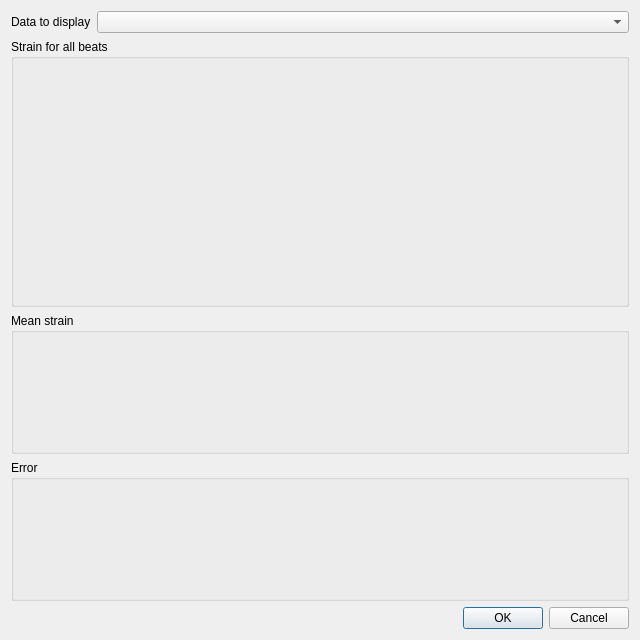
<?xml version="1.0" encoding="UTF-8"?>
<ui version="4.0">
 <class>DialogBeatToBeat</class>
 <widget class="QDialog" name="DialogBeatToBeat">
  <property name="geometry">
   <rect>
    <x>0</x>
    <y>0</y>
    <width>640</width>
    <height>640</height>
   </rect>
  </property>
  <property name="windowTitle">
   <string>Beat to beat variance</string>
  </property>
  <layout class="QVBoxLayout" name="verticalLayout">
   <item>
    <layout class="QHBoxLayout" name="horizontalLayout">
     <item>
      <widget class="QLabel" name="Data">
       <property name="text">
        <string>Data to display</string>
       </property>
      </widget>
     </item>
     <item>
      <widget class="QComboBox" name="comboBox">
       <property name="sizePolicy">
        <sizepolicy hsizetype="Expanding" vsizetype="Fixed">
         <horstretch>0</horstretch>
         <verstretch>0</verstretch>
        </sizepolicy>
       </property>
      </widget>
     </item>
    </layout>
   </item>
   <item>
    <widget class="QGroupBox" name="groupBox">
     <property name="title">
      <string>Strain for all beats</string>
     </property>
     <layout class="QVBoxLayout" name="verticalLayout_2">
      <item>
       <widget class="WidgetPlot" name="plotBeats" native="true">
        <property name="sizePolicy">
         <sizepolicy hsizetype="Preferred" vsizetype="Expanding">
          <horstretch>0</horstretch>
          <verstretch>0</verstretch>
         </sizepolicy>
        </property>
        <property name="minimumSize">
         <size>
          <width>0</width>
          <height>100</height>
         </size>
        </property>
       </widget>
      </item>
     </layout>
    </widget>
   </item>
   <item>
    <widget class="QGroupBox" name="groupBox_2">
     <property name="title">
      <string>Mean strain</string>
     </property>
     <layout class="QVBoxLayout" name="verticalLayout_3">
      <item>
       <widget class="WidgetPlot" name="plotMean" native="true">
        <property name="sizePolicy">
         <sizepolicy hsizetype="Preferred" vsizetype="Preferred">
          <horstretch>0</horstretch>
          <verstretch>0</verstretch>
         </sizepolicy>
        </property>
        <property name="minimumSize">
         <size>
          <width>0</width>
          <height>100</height>
         </size>
        </property>
        <property name="maximumSize">
         <size>
          <width>16777215</width>
          <height>16777215</height>
         </size>
        </property>
       </widget>
      </item>
     </layout>
    </widget>
   </item>
   <item>
    <widget class="QGroupBox" name="groupBox_3">
     <property name="title">
      <string>Error</string>
     </property>
     <layout class="QVBoxLayout" name="verticalLayout_4">
      <item>
       <widget class="WidgetPlot" name="plotDiff" native="true">
        <property name="sizePolicy">
         <sizepolicy hsizetype="Preferred" vsizetype="Preferred">
          <horstretch>0</horstretch>
          <verstretch>0</verstretch>
         </sizepolicy>
        </property>
        <property name="minimumSize">
         <size>
          <width>0</width>
          <height>100</height>
         </size>
        </property>
        <property name="maximumSize">
         <size>
          <width>16777215</width>
          <height>250</height>
         </size>
        </property>
       </widget>
      </item>
     </layout>
    </widget>
   </item>
   <item>
    <widget class="QDialogButtonBox" name="buttonBox">
     <property name="orientation">
      <enum>Qt::Horizontal</enum>
     </property>
     <property name="standardButtons">
      <set>QDialogButtonBox::Cancel|QDialogButtonBox::Ok</set>
     </property>
    </widget>
   </item>
  </layout>
 </widget>
 <customwidgets>
  <customwidget>
   <class>WidgetPlot</class>
   <extends>QWidget</extends>
   <header>ui/widgetplot.h</header>
   <container>1</container>
   <slots>
    <slot>setIndex(int)</slot>
   </slots>
  </customwidget>
 </customwidgets>
 <resources/>
 <connections>
  <connection>
   <sender>buttonBox</sender>
   <signal>accepted()</signal>
   <receiver>DialogBeatToBeat</receiver>
   <slot>accept()</slot>
   <hints>
    <hint type="sourcelabel">
     <x>248</x>
     <y>254</y>
    </hint>
    <hint type="destinationlabel">
     <x>157</x>
     <y>274</y>
    </hint>
   </hints>
  </connection>
  <connection>
   <sender>buttonBox</sender>
   <signal>rejected()</signal>
   <receiver>DialogBeatToBeat</receiver>
   <slot>reject()</slot>
   <hints>
    <hint type="sourcelabel">
     <x>316</x>
     <y>260</y>
    </hint>
    <hint type="destinationlabel">
     <x>286</x>
     <y>274</y>
    </hint>
   </hints>
  </connection>
 </connections>
</ui>
